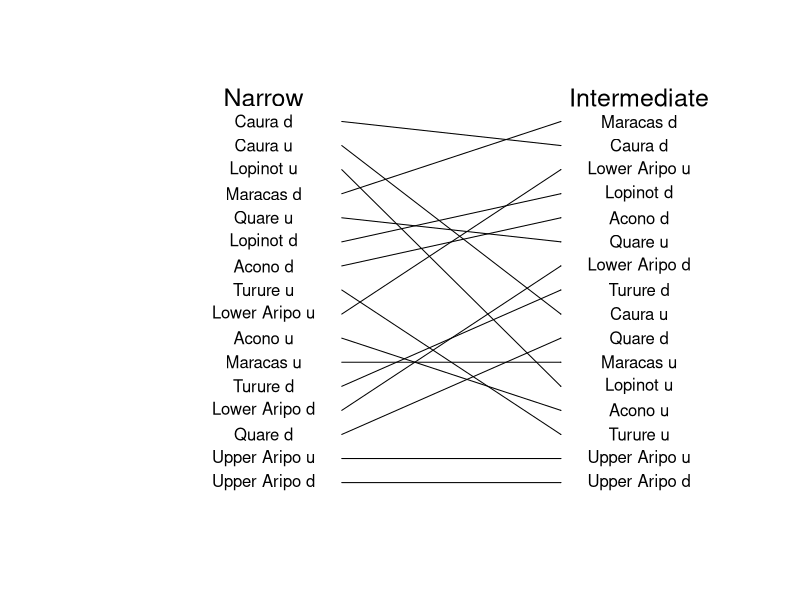

Recreate this plot in R.
## ---- chunk 1
###Making a plot of how high pressure predation sites are when measured in 
#different levels of predation ABUNDANCE

setwd("C:\\Users\\faj\\Documents\\OneDrive for Business\\research\\FishPredation\\Data")

library(dplyr)
library(tidyr)
library(ggplot2)
library(lme4)
library(Cairo)


#preparing data 

fishDataAll <- read.csv("Fish data June 2017.csv")
head(fishDataAll)
str(fishDataAll)
levels(fishDataAll$species)
selectMonths <- c("07", "08")# i am selecting out these months because then i can use the last timepoint 

#select data from only the July and Auguest, and remove first year 
SelectData <- fishDataAll %>% 
	separate(date, c("Day", "Month", "Year"), sep = "/") %>%
	filter(Year != 2010)%>%
	filter(Month %in% selectMonths)

fishData <- data.frame(SelectData)

fishData$AbundanceAll <- fishData$numbercaught + fishData$numberseen

#calculating percentage biomass so i can incude years with 0 abundance

fishData$TotBiomass <- (fishData$numbercaught + fishData$numberseen)* fishData$weight
TotBioSite<- fishData %>% 
	group_by(site, Year) %>%
	summarise(BiomasSiteSum = sum(TotBiomass, na.rm=TRUE))
siteBiomass <- data.frame(TotBioSite)


#Narrow Predation data
#-------------------------
predatorsAbN <- fishData %>% 
	filter(species == "Hoplias malabaricus" | species == "Crenicichla frenata")  %>%
	group_by(site, Year) %>%
	summarise(AbundanceSum = sum(AbundanceAll))

predatorsAb <- data.frame(predatorsAbN)
predatorsAb$Year <- as.numeric(predatorsAb$Year)

#add the total site biomass data, just to i can identify sites with no predators 
FishDataTotAb <- merge(siteBiomass, predatorsAb, by = c("site" ,"Year"),all=TRUE) # this makes sure i 
#know what years had no predators recoreded in 
FishDataTotAb$AbundanceSum[is.na(FishDataTotAb$AbundanceSum)] <- 0

Narrowa <- aggregate(FishDataTotAb$AbundanceSum, list(FishDataTotAb$site), mean, na.rm=TRUE)

orderNarrowa <- Narrowa[order(Narrowa$x),]
head(orderNarrowa)

orderNarrowa$predOrderNa <- c(1:nrow(orderNarrowa))
## ---- chunk 2
setwd("C:\\Users\\faj\\Documents\\OneDrive for Business\\research\\FishPredation\\Data")

library(dplyr)
library(tidyr)
library(ggplot2)
library(lme4)
library(Cairo)


#preparing data 

fishDataAll <- read.csv("Fish data June 2017.csv")
head(fishDataAll)
str(fishDataAll)
levels(fishDataAll$species)
selectMonths <- c("07", "08")# i am selecting out these months because then i can use the last timepoint 


#select data from only the July and Auguest, and remove first year 
SelectData <- fishDataAll %>% 
	separate(date, c("Day", "Month", "Year"), sep = "/") %>%
	filter(Year != 2010)%>%
	filter(Month %in% selectMonths)

fishData <- data.frame(SelectData)

#calculate biomass
fishData$TotBiomass <- (fishData$numbercaught + fishData$numberseen)* fishData$weight


#calculating percentage biomass
TotBioSite<- fishData %>% 
	group_by(site, Year) %>%
	summarise(BiomasSiteSum = sum(TotBiomass, na.rm=TRUE))

siteBiomass <- data.frame(TotBioSite)

#Narrow Predation data
#-------------------------

#sum biomass per site and year
predatorsBioN <- fishData %>% 
	filter(species == "Hoplias malabaricus" | species == "Crenicichla frenata") %>%
	group_by(site, Year) %>%
	summarise(BiomassSum = sum(TotBiomass))

predatorsBio <- data.frame(predatorsBioN)
predatorsBio$Year <- as.numeric(predatorsBio$Year)
siteBiomass$Year <- as.numeric(siteBiomass$Year)

FishDataTot <- merge(siteBiomass, predatorsBio, by = c("site" ,"Year"),all=TRUE) # this makes sure i 
#know what years had no predators recoreded in 
head(FishDataTot)
FishDataTot$BiomassSum[is.na(FishDataTot$BiomassSum)] <- 0

FishDataTot$PropMass <- FishDataTot$BiomassSum / FishDataTot$BiomasSiteSum

Narrowb <- aggregate(FishDataTot$PropMass, list(FishDataTot$site), mean, na.rm=TRUE)

orderNarrowb <- Narrowb[order(Narrowb$x),]
head(orderNarrowb)

orderNarrowb$predOrderNb <- c(1:nrow(orderNarrowb))

## ---- chunk 3

bothNarrow <- merge(orderNarrowb, orderNarrowa, by = "Group.1")

## ---- chunk 4
Cairo(file="C:\\Users\\faj\\Documents\\OneDrive for Business\\research\\bioTIME\\users\\Faith\\TriniFishPredation\\narrowAB_tangle.png",
     type="png",
      units="in", 
      width=8,
      height=6,
     pointsize=12,
     dpi=100)

plotSetup <- data.frame(cbind(c(1:17),c(20:60))) # data to plot onto emptyp plot
plot(x = plotSetup$X2, y = plotSetup$X1, col="white", axes=FALSE , ylab = " ", xlab = "  ")
par(bg = 'white')
#plot arrows
arrows(x0 = 35, y0 = bothNarrow$predOrderNb, x1 = 49, y1 = bothNarrow$predOrderNa, length = 0.001)


#plotting text 
text(x = 54, y = bothNarrow$predOrderNa, labels = bothNarrow$Group.1)
text(x = 30, y = bothNarrow$predOrderNb, labels = bothNarrow$Group.1)


text(x = 30, y = 17, labels = "Narrow", cex = 1.5)
text(x = 54, y = 17, labels = "Intermediate", cex = 1.5)


dev.off()
